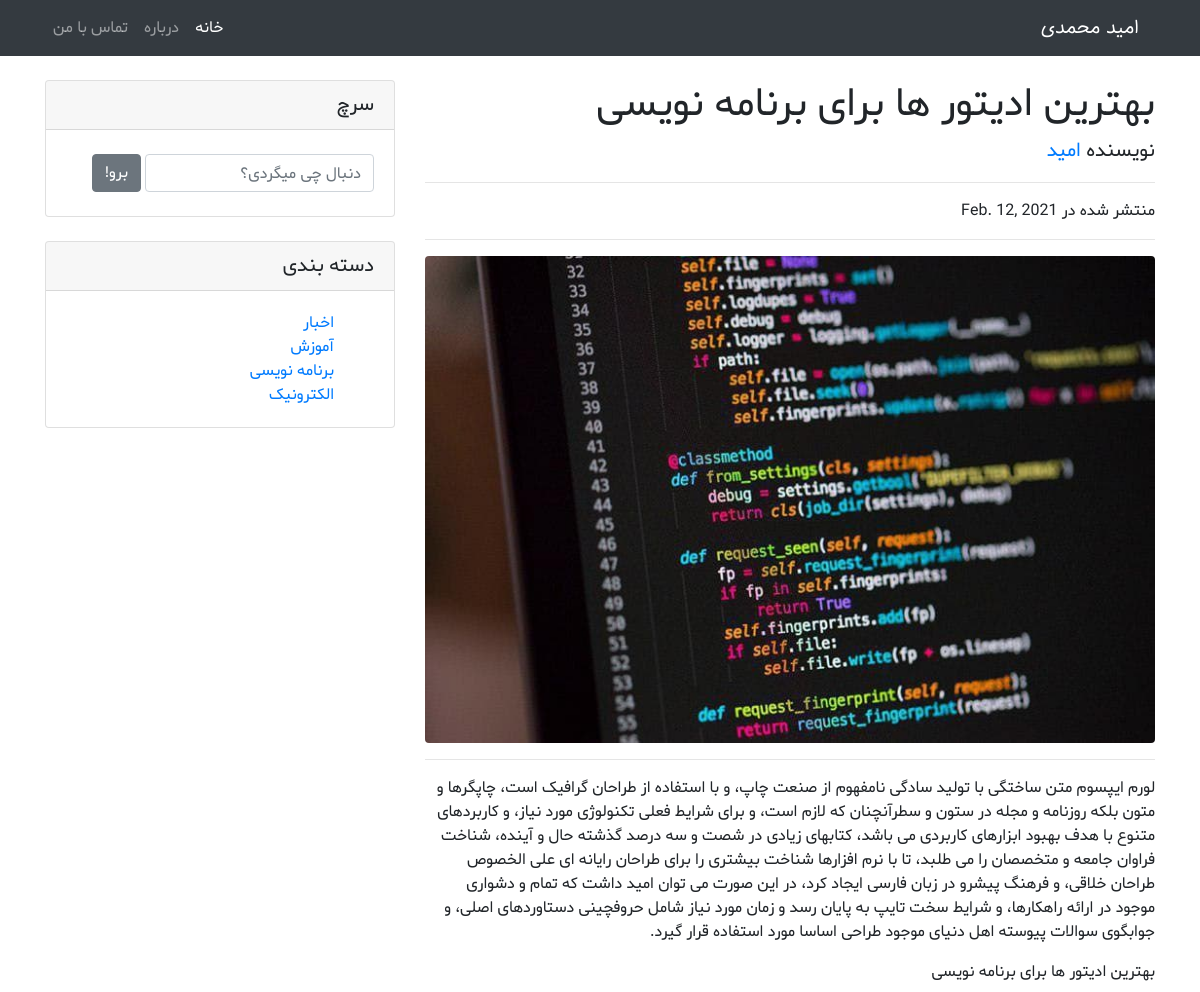
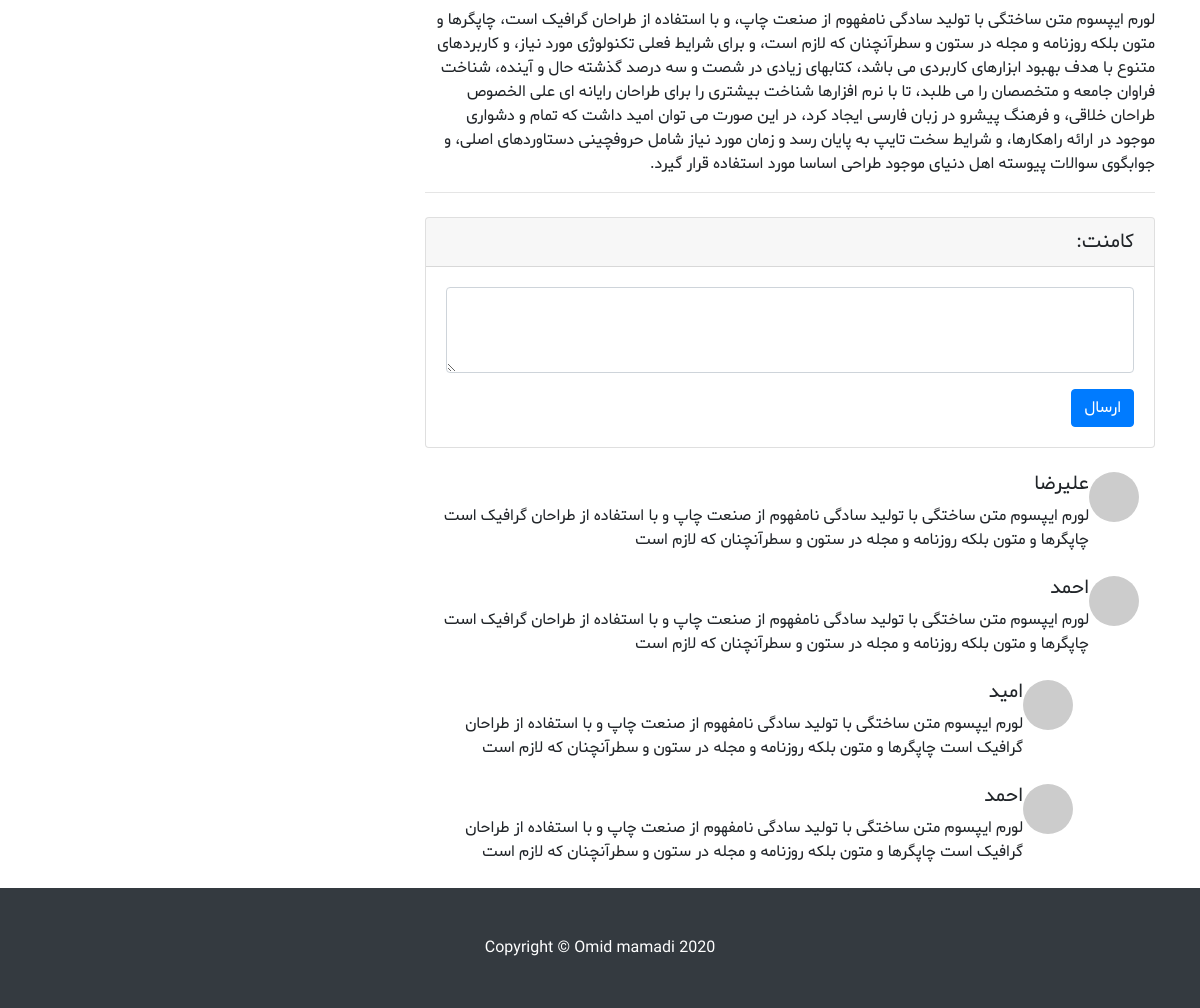
/article/14, run on the app's committed database (2 pictures, top to bottom).
### blog/models.py (models this page shows, shortened)
class Article(models.Model):
    publish_choices = (
        ('p', 'Publish'),
        ('d', 'Draft'),
    )
    title = models.CharField(max_length=128, null=False, blank=False)
    cover = models.ImageField(upload_to='files/images/article_cover/')
    content = RichTextField()
    created_date = models.DateTimeField(default=timezone.now)
    author = models.ForeignKey(Author, on_delete=models.CASCADE)
    category = models.ManyToManyField('Category')
    publish_status = models.CharField(max_length=1, choices=publish_choices, null=False,
                                      blank=False, default='d')

class Author(models.Model):
    avatar = models.ImageField(upload_to='files/images/avatar/', blank=True)
    username = models.CharField(max_length=128, blank=False, null=False)
    name = models.CharField(max_length=128, blank=False)
    description = models.TextField(blank=False, null=False)
    def __str__(self):
        return self.name

class Category(models.Model):
    title = models.CharField(max_length=128)

### blog/views.py (the view)
# urls.py: path('article/<int:article_id>', views.ContentPage.as_view(), name="content_page"),
class ContentPage(TemplateView):
    def get(self, request, format=None, **kwargs):
        cataeorys = Category.objects.all()
        article_id = self.kwargs.get('article_id')
        article = Article.objects.filter(publish_status='p')
        article = get_object_or_404(article, pk=article_id)
        context = {
            'article': article,
            'categorys': cataeorys,
        }
        return render(request, 'content.html', context)

### blog/templates/content.html (shortened to what this page needs)
{% extends 'base.html' %}
{% block content %}
    <div class="col-lg-8">
        <h1 class="mt-4">{{ article.title }}</h1>
        <p class="lead">
          نویسنده
          <a href="#">{{ article.author }}</a>
        </p>
        <hr>
        <p>منتشر شده در {{ article.created_date|date }}</p>
        <hr>
        <img class="img-fluid rounded" src="{{ article.cover.url}}" width="900" height="300"
             alt="{{ article.title }}">
        <hr>
            <p>{{ article.content|safe }}</p>
        <hr>
        <div class="card my-4">
          <h5 class="card-header">کامنت:</h5>
          <div class="card-body">
            <form>
              <div class="form-group">
                <textarea class="form-control" rows="3"></textarea>
              </div>
              <button type="submit" class="btn btn-primary">ارسال</button>
            </form>
          </div>
        </div>
        <div class="media mb-4">
          <img class="d-flex mr-3 rounded-circle" src="http://placehold.it/50x50" alt="">
          <div class="media-body">
            <h5 class="mt-0">علیرضا</h5>
            لورم ایپسوم متن ساختگی با تولید سادگی نامفهوم از صنعت چاپ و با استفاده از طراحان گرافیک است چاپگرها و متون بلکه روزنامه و مجله در ستون و سطرآنچنان که لازم است
          </div>
        </div>
        <div class="media mb-4">
          <img class="d-flex mr-3 rounded-circle" src="http://placehold.it/50x50" alt="">
          <div class="media-body">
            <h5 class="mt-0">احمد</h5>
       لورم ایپسوم متن ساختگی با تولید سادگی نامفهوم از صنعت چاپ و با استفاده از طراحان گرافیک است چاپگرها و متون بلکه روزنامه و مجله در ستون و سطرآنچنان که لازم است
            <div class="media mt-4">
              <img class="d-flex mr-3 rounded-circle" src="http://placehold.it/50x50" alt="">
              <div class="media-body">
                <h5 class="mt-0">امید</h5>
لورم ایپسوم متن ساختگی با تولید سادگی نامفهوم از صنعت چاپ و با استفاده از طراحان گرافیک است چاپگرها و متون بلکه روزنامه و مجله در ستون و سطرآنچنان که لازم است
              </div>
            </div>
            <div class="media mt-4">
              <img class="d-flex mr-3 rounded-circle" src="http://placehold.it/50x50" alt="">
              <div class="media-body">
                <h5 class="mt-0">احمد</h5>
 لورم ایپسوم متن ساختگی با تولید سادگی نامفهوم از صنعت چاپ و با استفاده از طراحان گرافیک است چاپگرها و متون بلکه روزنامه و مجله در ستون و سطرآنچنان که لازم است
              </div>
            </div>
          </div>
        </div>
      </div>
{% endblock %}

### blog/templates/base.html (shortened to what this page needs)
{% load static %}
<!DOCTYPE html>
<html lang="en">
<head>
<link rel="stylesheet" href="https://cdn.jsdelivr.net/npm/bootstrap@4.6.0/dist/css/bootstrap.min.css">
  <link href="{% static 'blog/css/blog-home.css' %}" rel="stylesheet">
  <link rel="stylesheet" type="text/css" href="{% static 'blog/css/rtl.css' %}">
</head>
<body>
  <nav class="navbar navbar-expand-lg navbar-dark bg-dark fixed-top">
    <div class="container">
      <a class="navbar-brand site-title" href="{% url 'home_page' %}">امید محمدی</a>
      <div class="collapse navbar-collapse" id="navbarResponsive">
        <ul class="navbar-nav ml-auto">
          <li class="nav-item active">
            <a class="nav-link" href="{% url 'home_page' %}">خانه
            </a>
          </li>
          <li class="nav-item">
            <a class="nav-link" href="#">درباره</a>
          </li>
          <li class="nav-item">
            <a class="nav-link" href="#">تماس با من</a>
          </li>
        </ul>
      </div>
    </div>
  </nav>
  <div class="container">
    <div class="row">
        {% block content %}{% endblock %}
      <div class="col-md-4">
        <div class="card my-4">
          <h5 class="card-header">سرچ</h5>
          <div class="card-body">
            <form class="form-inline" action="{% url 'search_article' %}">
                <input type="text" name="q" class="form-control" placeholder="دنبال چی میگردی؟">
                <button class="btn btn-secondary m-1">برو!</button>
            </form>
          </div>
        </div>
    <div class="card my-4">
          <h5 class="card-header">دسته بندی</h5>
          <div class="card-body">
              {% for category in categorys %}
            <div class="row">
              <div class="col-lg-6">
                <ul class="list-unstyled mb-0">
                  <li>
                    <a href="{% url 'category_page' category.id %}">{{ category.title }}</a>
                  </li>
                </ul>
              </div>
            </div>
             {% endfor %}
          </div>
        </div>
      </div>
    </div>
  </div>
  <footer class="py-5 bg-dark">
    <div class="container">
      <p class="m-0 text-center text-white">Copyright &copy; Omid mamadi 2020</p>
    </div>
  </footer>
</body>
</html>

### static/blog/css/blog-home.css (style rules this page uses)
body { padding-top: 56px; font-family: 'Shabnam'; }
.site-title { font-family: 'Tanha'; }

### static/blog/css/rtl.css (style rules this page uses)
body { direction: rtl; text-align: right; }
.navbar-nav { margin-left: initial !important; margin-right:auto; }

### data on the page
Article: title "بهترین ادیتور ها برای برنامه نویسی", author "امید", created_date "Feb. 12, 2021", cover (picture), content "لورم ایپسوم متن ساختگی با تولید سادگی نامفهوم از صنعت چاپ، و با استفاده از طراحان گرافیک است، چاپگرها و متون بلکه روزنامه و مجله در ستون و سطرآنچنان که لازم است، و برای شرایط فعلی تکنولوژی مورد نیاز، و کاربردهای متنوع با هدف بهبود ابزارهای کاربردی می باشد، کتابهای زیادی در شصت و سه درصد گذشته حال و آینده، شناخت فراوان جامعه و متخصصان را می طلبد، تا با نرم افزارها شناخت بیشتری را برای طراحان رایانه ای علی الخصوص طراحان خلاقی، و فرهنگ پیشرو در زبان فارسی ایجاد کرد، در این صورت می توان امید داشت که تمام و دشواری موجود در ارائه راهکارها، و شرایط سخت تایپ به پایان رسد و زمان مورد نیاز شامل حروفچینی دستاوردهای اصلی، و جوابگوی سوالات پیوسته اهل دنیای موجود طراحی اساسا مورد استفاده قرار گیرد.…"
Category: title "اخبار"
Category: title "آموزش"
Category: title "برنامه نویسی"
Category: title "الکترونیک"
